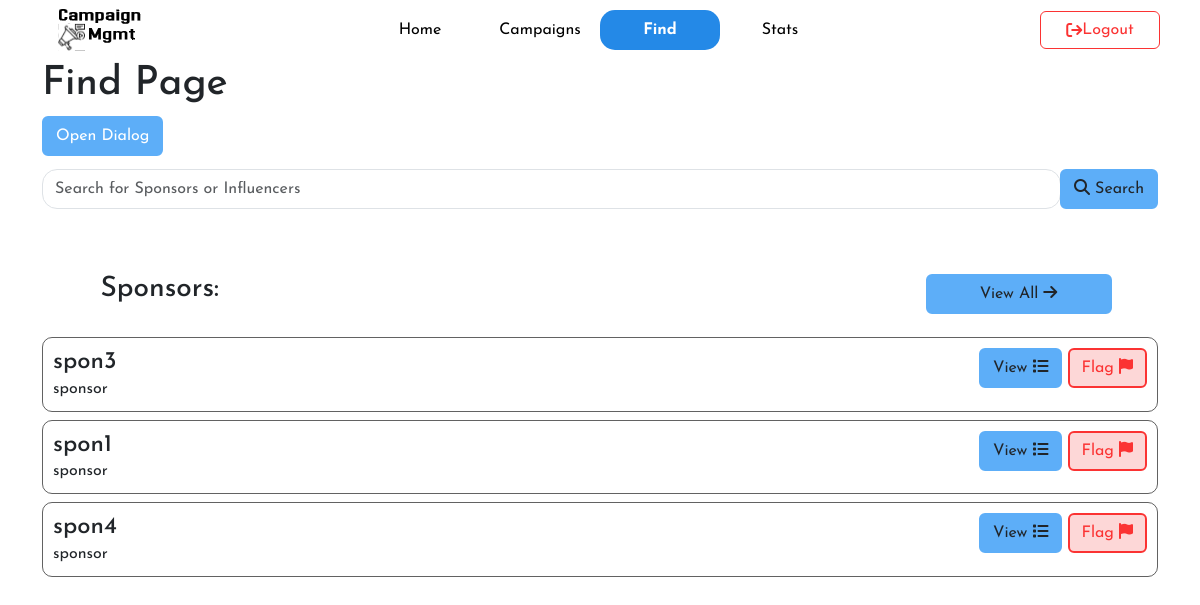
The app's page /findAll (signed in), older data.
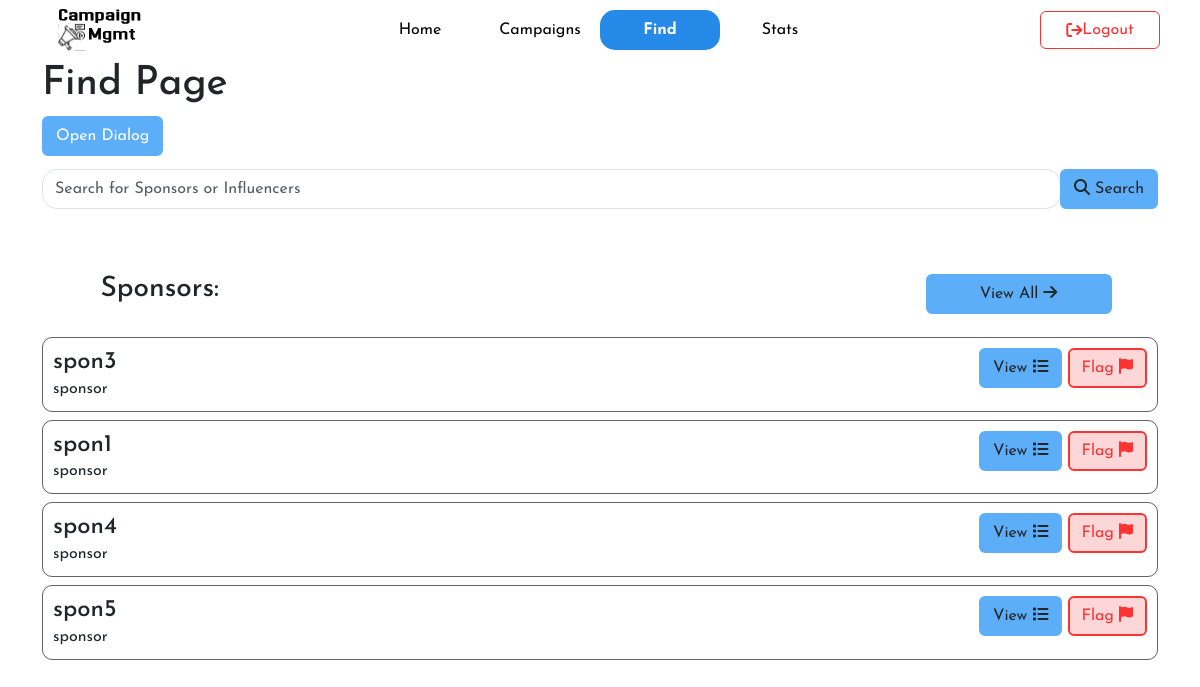
The same page, newer data.
### model.py (models this page shows)
class User(db.Model):
    id = db.Column(db.Integer, primary_key=True, autoincrement=True)
    username = db.Column(db.String(20), unique=True, nullable=False)
    password = db.Column(db.String(256), nullable=False)
    role = db.Column(db.String(10), nullable=False)
    influencer = db.relationship('Influencer', backref='user', uselist=False, cascade='all, delete-orphan')
    sponsor = db.relationship('Sponsor', backref='user', uselist=False, cascade='all, delete-orphan')

### routes_admin.py (the view)
@app.route('/findAll')
@admin_required
def admin_find():
    sponsors=User.query.filter_by(role="sponsor").all()
    influencers=User.query.filter_by(role="influencer").all()
    return render_template('admin/find_admin.html', active='find',sponsors=sponsors,influencers=influencers)

### wrappers.py (called while the page is built)
def login_required(func):
    @wraps(func)
    def wrapper():
        if 'username' not in session:
            flash("You need to login first","danger")
            return redirect(url_for('login'))
        retrieve_user()
        if not user:
            session.clear()
            return redirect(url_for('login'))
        return func()
    return wrapper

def retrieve_user():
    global user
    user = User.query.filter_by(username=session['username']).first()

def admin_required(func):
    @wraps(func)
    @login_required
    def wrapper():
        if user.username != session['username'] or user.role != session['role'] or user.role != 'admin':
            session.clear()
            flash("Not authorized","danger")
            return redirect(url_for('login'))
        return func()
    return wrapper

### templates/admin/find_admin.html (shortened to what this page needs)
{% extends 'layout_inner.html' %}
{% block content %}
<div class="container">
    <h1>Find Page</h1>
    <button id="openDialogBtn" class="btn btn-primary">Open Dialog</button>
</div>
<div class="container">
    <nav class="navbar" style="margin: 5px 0 5px 0;">
        <form action="searchAll" class="form-inline w-100">
            <div class="input-group w-100">
                <input class="form-control" type="search" placeholder="Search for Sponsors or Influencers" aria-label="Search"
                style="border-radius: 15px;"
                 name="searchAll" >
                <div class="input-group-append">
                    <button class="btn text-dark" type="submit"><i class="fa fa-search" aria-hidden="true"></i> Search</button>
                </div>
            </div>
        </form>
    </nav>
    <div class="row center_item" style="margin: 5% 0 2% 0;">
        <h3 class="col-9">Sponsors: </h3>
        <a href="#" class="btn col-2">View All <i class="fa fa-arrow-right" aria-hidden="true"></i></a>
    </div>
    {% for spon in sponsors %}
    <div class="cust_card">
        <div class="cust_card_body" style="width: 50%;">
            <h4 class="card-title">{{spon.username}}</h4>
            <p class="card-text">{{spon.role}}</p>
        </div>
        <div class="cust_card_body_right center-item">
            <a href="" class="btn">View <i class="fa fa-list" aria-hidden="true"></i></a>
            <a href="#" class="btn btn_red">Flag <i class="fa fa-flag" aria-hidden="true"></i></a>
        </div>
    </div>
    {% endfor %}
</div>
{% endblock %}

### templates/layout_inner.html (shortened to what this page needs)
<!DOCTYPE html>
<html lang="en">
  <head>
    <link href="https://cdn.jsdelivr.net/npm/bootstrap@5.3.3/dist/css/bootstrap.min.css" rel="stylesheet" />
    <link rel="stylesheet" href="https://cdnjs.cloudflare.com/ajax/libs/font-awesome/6.5.2/css/all.min.css" />
    <link rel="stylesheet" type="text/css" href="../static/universal_styles.css">
  </head>
  <body>
    <nav class="navbar navbar-expand-lg" style="padding:0px;">
      <div class="grid_container">
        <a class="navbar-brand center_item" href="#" style="margin:0;">
            <img src="../static/icon.svg" alt="Campaign Mgmt" >
        </a>
        <div class="collapse navbar-collapse center_item" id="navbarNavDropdown">
          <ul class="navbar-nav">
            <li class="nav-item {% if active == 'home' %}highlight{% endif %}">
              <a class="nav-link center_item" href="/">Home</a>
            </li>
            <li class="nav-item {% if active == 'campaigns' %}highlight{% endif %}">
              <a class="nav-link center_item" href="/campaigns">Campaigns</a>
            </li>
            <li class="nav-item {% if active == 'find' %}highlight{% endif %}">
              <a class="nav-link center_item" href="/find">Find</a>
            </li>
            <li class="nav-item {% if active == 'stats' %}highlight{% endif %}">
              <a class="nav-link center_item" href="/stats">Stats</a>
            </li>
          </ul>
        </div>
        <div class="center_item">
          <form action="{{url_for("logout")}}">
            <button type="submit" class="btn center_item logout_btn" style="width: 10vw">
              <i class="fa-solid fa-arrow-right-from-bracket"></i>
              Logout
          </button>
        </form>
        </div>
      </div>
    </nav>
    {% block content %}
    {% endblock %}
  </body>
</html>

### static/universal_styles.css (style rules this page uses)
.center_item { display: flex; align-items: center; justify-content: center; }
.btn { background-color: #5daef8; border: 2px solid #5daef8; }
.btn_red { background-color: #fcbdbd98; border: 2px solid #fb3333; color:#fb3333 }
html, body { font-family: "Josefin Sans", sans-serif; font-optical-sizing: auto; }
nav { background-color: white; }
.navbar-brand > img { width: 110px; height: 50px; border-radius: 5px; padding-left: 10px; padding-right: 10px; cursor: none; }
.grid_container { width: 100%; display: grid; grid-template-columns: 1fr 4fr 1fr; }
a.nav-link { width: 10vw; color: black !important; background-color: transparent; }
.cust_card { border: 1px solid rgba(0, 0, 0, 0.614); border-radius: 10px; padding: 10px; display: flex !important; flex-direction: row; width: 100% !important; margin: 5px 0 8px 0 }
.cust_card_body { flex-grow: 1; }
.cust_card_body_right { margin-left:auto }

### templates/layout_inner.html (style rules this page uses)
.highlight { background-color: #2489e7; font-weight: bolder; border-radius: 15px; }
.highlight > a.nav-link { color: white !important; }
.logout_btn { background-color: white; color:#fb3333; border: 1px solid #fb3333 !important; }

Row changes from the older to the newer data that the page shows:
added User: username "spon5", role "sponsor"
